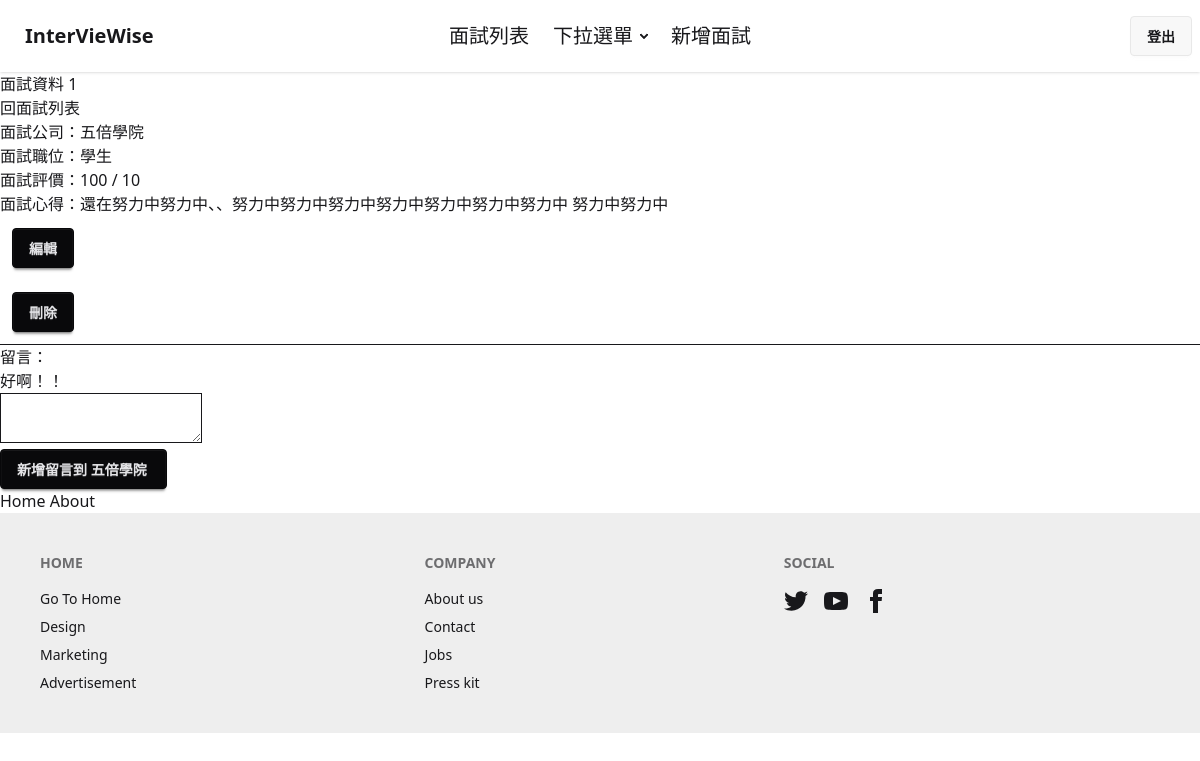
Page /interviews/1 (signed in) on the committed database.
### interviews/models.py (models this page shows)
class Interview(models.Model):   # 新增一個類別 Interview  ， 繼承了 models.Model 這個類別
    company_name =  models.CharField(max_length=100,null=False)  # 預設值 就是null=False
    position =  models.CharField(max_length=50)
    interview_date = models.DateField(null=True)  #null = True 代表：  這個非必填
    review = models.TextField()
    rating = models.PositiveSmallIntegerField(default=5)
    result = models.CharField(max_length=50,null=True)
    user = models.ForeignKey(User,on_delete=models.CASCADE)

class Comment(models.Model):
    content = models.TextField()
    interview = models.ForeignKey(Interview,on_delete=models.SET_NULL , null=True)
    created_at = models.DateTimeField(auto_now_add=True)
    user = models.ForeignKey(User,on_delete=models.CASCADE)

### interviews/views.py (the view)
# urls.py: path("<id>",views.show,name="show"),
@login_required
def show(request,id):
    interview = get_object_or_404(Interview,pk=id)
    if request.POST :
        form = InterviewForm(request.POST,instance=interview)
        form.save()
        return  redirect("interviews:show",interview.id)
        company_name = request.POST["company_name"]
        position = request.POST["position"]
        interview_date = request.POST["interview_date"]
        review = request.POST["review"]
        result = request.POST["result"]
        rating = request.POST["rating"]
        interview = get_object_or_404(Interview,pk=id)  # 把 這筆 interview 挑出來，然後：
        interview.company_name = company_name
        interview.position = position
        interview.interview_date =interview_date
        interview.review = review
        interview.result = result
        interview.rating = rating
        interview.save()
        return  redirect("interviews:show",interview.id)
    else:
        comments = interview.comment_set.all()
        return render(
            request,
            "interviews/show.html",
            {"interview":interview,"comments":comments}
            )

### interviews/templates/interviews/show.html (shortened to what this page needs)
{%  extends "layouts/default.html" %}
{% block 'main' %}
<h1>面試資料 {{   interview.id  }}</h1>
<a href="{% url 'interviews:index' %}"> 回面試列表 </a>
<section>
    <h1>面試公司：{{ interview.company_name}}</h1>
    <h2>面試職位：{{ interview.position}}</h2>
    <h3>面試評價：{{  interview.rating}}  /  10</h3>
    <h4>面試心得：{{ interview.review }} </h4>
</section>
<a href="{% url 'interviews:edit' interview.id %}" class="btn btn-neutral mx-3 my-3">編輯</a>
<form action="{% url 'interviews:delete' interview.id %}" method="post" onsubmit="return confirm('是否確認刪除?')">
    <button class="btn btn-neutral mx-3 my-3">刪除</button>
</form>
<hr />
<h2>留言：</h2>
<ul>
    {% for comment in comments  %}
    <li>
        {{ comment.content }}
    </li>
    {% endfor %}
</ul>
<form action="{% url 'interviews:comment' interview.id %}" method="POST">
    <textarea name="content" id=""></textarea>
    <div>
        <input type="submit" value="新增留言到 {{ interview.company_name }} " class="btn btn-neutral">
    </div>
</form>
{% endblock  %}

### rows in the picture
Interview: id "1", company_name "五倍學院", position "學生", rating "100", review "還在努力中努力中、、努力中努力中努力中努力中努力中努力中努力中 努力中努力中", company_name "新增留言到 五倍學院"
Comment: content "好啊！！"
